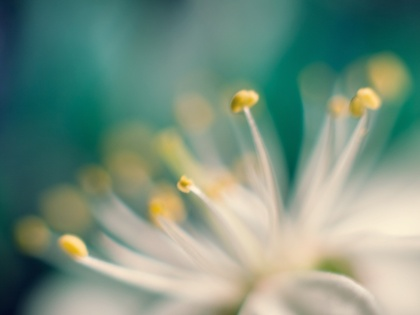
%> input picture Assignment1/blur.jpg, 420 x 315 px, shrunk from 1600 x 1200 before the run
$ octave q1.m   (GNU Octave 9; MATLAB toolbox functions it lacks are replaced by stand-ins)
%> lines starting %> are read from the running program, lines starting %| are printed output that depends on the picture
### Assignment1Solutions/RESIZEBL.m
function F = RESIZEBL(W, n)
%I = imread('/home/aanshul/Documents/Semester4/DSAA/Assignment1/F1.jpg');
%W = rgb2gray(I);   From INPUT
W = double(W);
%W = [1 4 12; 16 3 7; 9 6 1];
%n = 5;   From INPUT
[x, y] = size(W);
% x is rows
% y is columns

X = rot90(W,2);

F = zeros(n*x, n*y);
nx = n*x;
ny = n*y;

for i=1:x
    for j=1:y
        F(((n*(i-1))+1):((n*(i-1))+1),((n*(j-1))+1):((n*(j-1))+1)) = X(i:i,j:j);
    end
end

for i=1:x
    for j=1:y-1
        begin = X(i:i,j:j);
        finish = X(i:i,j+1:j+1);
        addend = (finish-begin)/n;
        ix = n*(i-1)+1;
        iy = n*(j-1)+1;
        for k=1:n-1
            F(ix:ix,iy+k:iy+k)=begin+k*addend;
        end
    end
end

for i=1:x-1
    for j=1:ny-n+1
        ix = n*(i-1)+1;
        ixp = ix+n;
        ad = (F(ixp:ixp,j:j)-F(ix:ix,j:j))/n;
        for k=1:n-1
            F(ix+k:ix+k,j:j)=F(ix:ix,j:j)+ad*k;
        end
    end
end

for i=1:nx-n+1
    ad = F(i:i,ny-n+1:ny-n+1)-F(i:i,ny-n:ny-n);
    for j=ny-n+2:ny
        F(i:i,j:j)=F(i:i,j-1:j-1)+ad;
    end
end

for j=1:ny
    ad = F(nx-n+1:nx-n+1, j:j)-F(nx-n:nx-n, j:j);
    for i=nx-n+2:nx
        F(i:i,j:j)=F(i-1:i-1,j:j)+ad;
    end
end

F = uint8(rot90(F,2));
end

### Assignment1Solutions/q1.m
clear;
I = imread('/home/aanshul/Documents/Semester4/DSAA/Assignment1/blur.jpg');
%> I is the input picture: size 315x420x3 uint8; mean R, G, B 118.6, 144.6, 127.7
%W = rgb2gray(I);
W = I;
[x, y, z] = size(W);
%> x = 315; y = 420; z = 3

%W = imread('cameraman.tif');

%W = imread('/home/aanshul/Documents/Semester4/DSAA/Assignment1/pc.jpg');


n=2;
for k=1:z
scaled(1:n*x, 1:n*y, k:k) = RESIZEBL(W(1:x, 1:y, k:k),n);
end
%> this loop made 3 passes
%> pass 1, in RESIZEBL, `W = double(W);`:
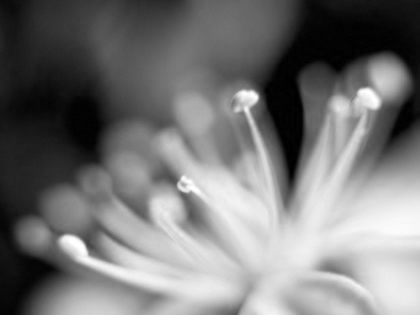
%> W: size 315x420 double; min 0, max 255, mean 118.6
%> pass 1, in RESIZEBL, `X = rot90(W,2);`:
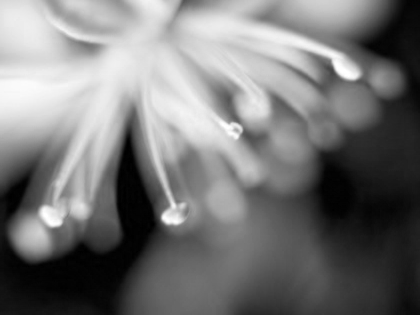
%> X: size 315x420 double; min 0, max 255, mean 118.6; mean of the top-left, top-right, bottom-left and bottom-right quarters 202, 130.3, 75.8, 66.7
%> pass 2, in RESIZEBL (call 2), `W = double(W);`:
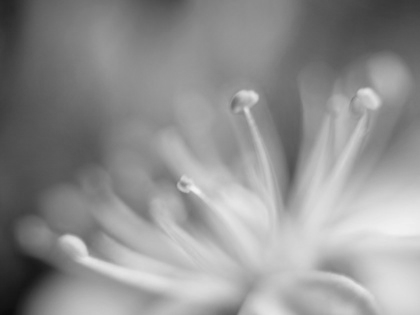
%> W: size 315x420 double; min 11, max 242, mean 144.6
%> pass 2, in RESIZEBL (call 2), `X = rot90(W,2);`:
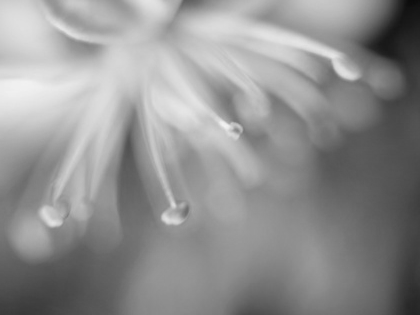
%> X: size 315x420 double; min 11, max 242, mean 144.6; mean of the top-left, top-right, bottom-left and bottom-right quarters 192.8, 139.1, 128.5, 118.4
%scaled = RESIZENN(W, n);
figure, imshow(scaled);
figure, imshow(W);
